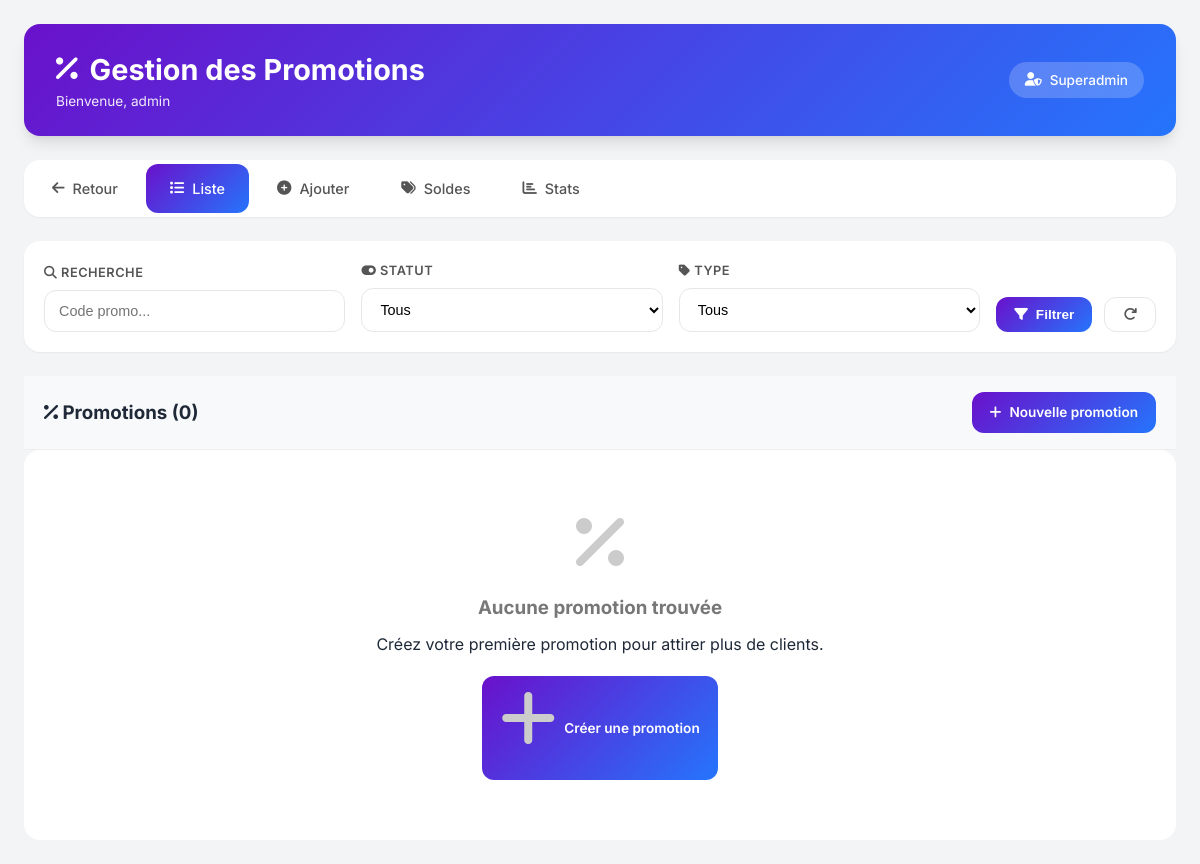
The page /admin_promotions.php (signed in) on the database as committed earlier.
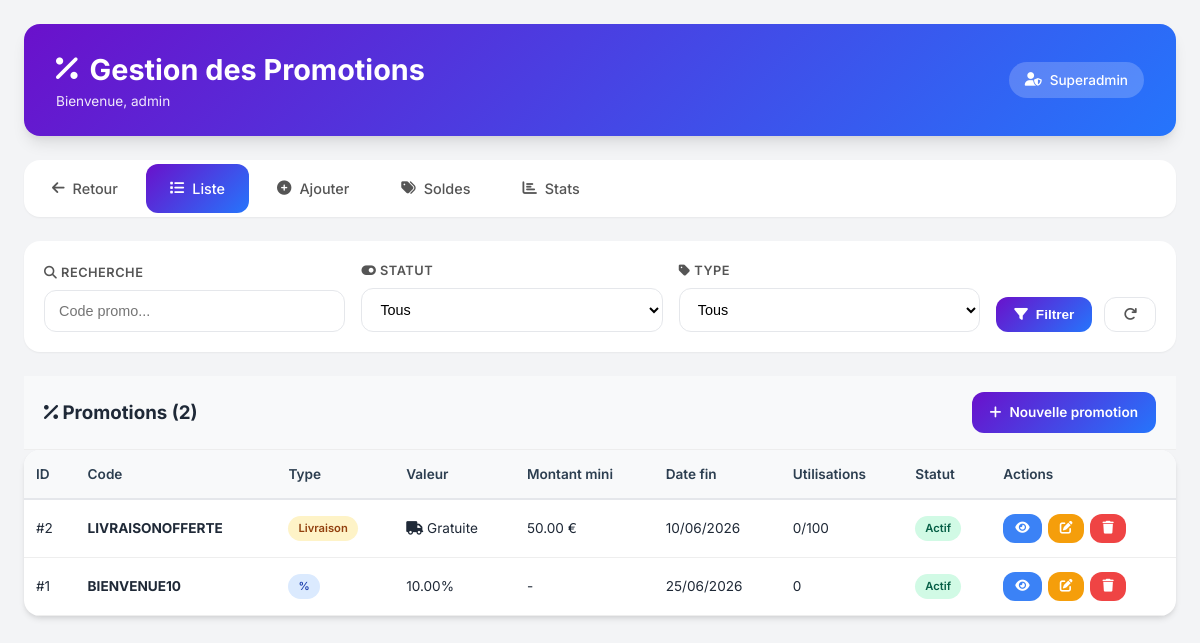
The same page on the database as committed later.
### tables this page shows
CREATE TABLE `promotions` (
  `id_promotion` int NOT NULL,
  `code_promotion` varchar(50) NOT NULL,
  `type_promotion` enum('pourcentage','montant_fixe','livraison_gratuite') NOT NULL DEFAULT 'pourcentage',
  `valeur` decimal(10,2) NOT NULL,
  `montant_minimum` decimal(10,2) NOT NULL DEFAULT '0.00',
  `utilisations_max` int DEFAULT NULL,
  `utilisations_actuelles` int NOT NULL DEFAULT '0',
  `date_debut` datetime NOT NULL,
  `date_fin` datetime NOT NULL,
  `actif` tinyint(1) NOT NULL DEFAULT '1',
  `description` text,
  `date_creation` datetime NOT NULL DEFAULT CURRENT_TIMESTAMP
);

### admin_promotions.php (the view, shortened to what this page needs)
<?php
require_once 'admin_protection.php';
$action = $_GET['action'] ?? 'list';
$id = $_GET['id'] ?? 0;
$admin_username = $_SESSION['admin_username'] ?? 'Administrateur';
$admin_role = $_SESSION['admin_role'] ?? 'Non défini';
function getAllPromotions($pdo, $page = 1, $limit = 20, $filtres = []) {
    $offset = ($page - 1) * $limit;
    $sql = "SELECT
                p.*,
                (SELECT COUNT(*) FROM promotions_produits WHERE id_promotion = p.id_promotion) as nb_produits
            FROM promotions p
            WHERE 1=1";
    $params = [];
    $sql .= " ORDER BY
                CASE
                    WHEN p.actif = 1 AND p.date_debut <= NOW() AND p.date_fin >= NOW() THEN 1
                    WHEN p.date_debut > NOW() AND p.actif = 1 THEN 2
                    ELSE 3
                END,
                p.date_fin ASC";
    $stmt = $pdo->prepare($sql);
    $stmt->execute();
    $allResults = $stmt->fetchAll();
    return array_slice($allResults, $offset, $limit);
}
function countPromotions($pdo, $filtres = []) {
    $sql = "SELECT COUNT(*) as total FROM promotions WHERE 1=1";
    $params = [];
    $stmt = $pdo->prepare($sql);
    $stmt->execute($params);
    $result = $stmt->fetch();
    return $result['total'];
}
$filtres = [
    'search' => $_GET['search'] ?? '',
    'actif' => isset($_GET['actif']) ? (int)$_GET['actif'] : '',
    'type' => $_GET['type'] ?? ''
];
$page = max(1, intval($_GET['page'] ?? 1));
$limit = 20;
$total_promotions = countPromotions($pdo, $filtres);
$promotions = [];
if ($action === 'list') {
    $promotions = getAllPromotions($pdo, $page, $limit, $filtres);
}
?>
<!DOCTYPE html>
<html lang="fr">
<head>
    <link rel="stylesheet" href="https://cdnjs.cloudflare.com/ajax/libs/font-awesome/6.4.0/css/all.min.css">
</head>
<body>
    <div class="container">
        <div class="header">
            <div>
                <h1><i class="fas fa-percent"></i> Gestion des Promotions</h1>
                <p style="font-size: 0.85rem; opacity: 0.9;">Bienvenue, <?php echo htmlspecialchars($admin_username); ?></p>
            </div>
            <div class="role-badge">
                <i class="fas fa-user-shield"></i> <?php echo htmlspecialchars(ucfirst($admin_role)); ?>
            </div>
        </div>
        <div class="nav-tabs">
            <a href="dashboard.php">
                <i class="fas fa-arrow-left"></i> <span>Retour</span>
            </a>
            <a href="admin_promotions.php?action=list" class="<?php echo $action == 'list' ? 'active' : ''; ?>">
                <i class="fas fa-list"></i> <span>Liste</span>
            </a>
            <a href="admin_promotions.php?action=add" class="<?php echo $action == 'add' ? 'active' : ''; ?>">
                <i class="fas fa-plus-circle"></i> <span>Ajouter</span>
            </a>
            <a href="admin_promotions.php?action=soldes" class="<?php echo $action == 'soldes' ? 'active' : ''; ?>">
                <i class="fas fa-tags"></i> <span>Soldes</span>
            </a>
            <a href="admin_promotions.php?action=stats" class="<?php echo $action == 'stats' ? 'active' : ''; ?>">
                <i class="fas fa-chart-bar"></i> <span>Stats</span>
            </a>
        </div>
        <?php if ($action == 'list'): ?>
            <div class="filters-section">
                <form method="GET" class="filters-form">
                    <div class="filter-group">
                        <label><i class="fas fa-search"></i> Recherche</label>
                        <input type="text" name="search" placeholder="Code promo..."
                               value="<?php echo htmlspecialchars($filtres['search']); ?>">
                    </div>
                    <div class="filter-group">
                        <label><i class="fas fa-toggle-on"></i> Statut</label>
                        <select name="actif">
                            <option value="">Tous</option>
                        </select>
                    </div>
                    <div class="filter-group">
                        <label><i class="fas fa-tag"></i> Type</label>
                        <select name="type">
                            <option value="">Tous</option>
                        </select>
                    </div>
                    <div class="filter-actions">
                        <button type="submit" class="btn btn-primary">
                            <i class="fas fa-filter"></i> Filtrer
                        </button>
                        <a href="admin_promotions.php?action=list" class="btn btn-outline">
                            <i class="fas fa-redo"></i>
                        </a>
                    </div>
                </form>
            </div>
            <div class="table-header" style="margin-bottom: 0;">
                <h3 style="margin: 0;"><i class="fas fa-percent"></i> Promotions (<?php echo $total_promotions; ?>)</h3>
                <a href="admin_promotions.php?action=add" class="btn btn-primary">
                    <i class="fas fa-plus"></i> Nouvelle promotion
                </a>
            </div>
            <?php if (empty($promotions)): ?>
                <div class="empty-state">
                    <i class="fas fa-percent"></i>
                    <h3>Aucune promotion trouvée</h3>
                    <p>Créez votre première promotion pour attirer plus de clients.</p>
                    <a href="admin_promotions.php?action=add" class="btn btn-primary mt-4">
                        <i class="fas fa-plus"></i> Créer une promotion
                    </a>
                </div>
            <?php else: ?>
                <div class="table-view table-container">
                    <div class="table-responsive">
                        <table>
                            <thead>
                                <tr>
                                    <th>ID</th>
                                    <th>Code</th>
                                    <th>Type</th>
                                    <th>Valeur</th>
                                    <th>Montant mini</th>
                                    <th>Date fin</th>
                                    <th>Utilisations</th>
                                    <th>Statut</th>
                                    <th>Actions</th>
                                </tr>
                            </thead>
                            <tbody>
                                <?php foreach ($promotions as $promo):
                                    $now = new DateTime();
                                    $date_fin = new DateTime($promo['date_fin']);
                                    $type_labels = [
                                        'pourcentage' => '%',
                                        'montant_fixe' => '€',
                                        'livraison_gratuite' => 'Livraison'
                                    ];
                                    $type_label = $type_labels[$promo['type_promotion']] ?? '-';
                                ?>
                                    <tr>
                                        <td>#<?php echo $promo['id_promotion']; ?></td>
                                        <td><strong><?php echo htmlspecialchars($promo['code_promotion']); ?></strong></td>
                                        <td>
                                            <span class="badge <?php echo $promo['type_promotion'] == 'pourcentage' ? 'pourcentage' : ($promo['type_promotion'] == 'montant_fixe' ? 'montant' : 'livraison'); ?>">
                                                <?php echo $type_label; ?>
                                            </span>
                                        </td>
                                        <td>
                                            <?php if ($promo['type_promotion'] == 'pourcentage'): ?>
                                                <?php echo $promo['valeur']; ?>%
                                            <?php elseif ($promo['type_promotion'] == 'montant_fixe'): ?>
                                                <?php echo number_format($promo['valeur'], 2); ?> €
                                            <?php else: ?>
                                                <i class="fas fa-truck"></i> Gratuite
                                            <?php endif; ?>
                                        </td>
                                        <td><?php echo $promo['montant_minimum'] > 0 ? number_format($promo['montant_minimum'], 2) . ' €' : '-'; ?></td>
                                        <td><?php echo date('d/m/Y', strtotime($promo['date_fin'])); ?></td>
                                        <td><?php echo $promo['utilisations_actuelles']; ?><?php echo $promo['utilisations_max'] ? '/' . $promo['utilisations_max'] : ''; ?></td>
                                        <td>
                                            <?php if ($promo['actif'] && $date_fin >= $now && new DateTime($promo['date_debut']) <= $now): ?>
                                                <span class="badge active">Actif</span>
                                            <?php elseif ($promo['actif'] && new DateTime($promo['date_debut']) > $now): ?>
                                                <span class="badge upcoming">À venir</span>
                                            <?php elseif ($promo['actif'] && $date_fin < $now): ?>
                                                <span class="badge expired">Expirée</span>
                                            <?php else: ?>
                                                <span class="badge inactive">Inactif</span>
                                            <?php endif; ?>
                                        </td>
                                        <td>
                                            <div class="actions">
                                                <a href="admin_promotions.php?action=view&id=<?php echo $promo['id_promotion']; ?>" class="btn btn-info btn-sm" title="Voir">
                                                    <i class="fas fa-eye"></i>
                                                </a>
                                                <a href="admin_promotions.php?action=edit&id=<?php echo $promo['id_promotion']; ?>" class="btn btn-warning btn-sm" title="Modifier">
                                                    <i class="fas fa-edit"></i>
                                                </a>
                                                <button onclick="confirmDelete(<?php echo $promo['id_promotion']; ?>, '<?php echo htmlspecialchars($promo['code_promotion']); ?>')" class="btn btn-danger btn-sm" title="Supprimer">
                                                    <i class="fas fa-trash"></i>
                                                </button>
                                            </div>
                                        </td>
                                    </tr>
                                <?php endforeach; ?>
                            </tbody>
                        </table>
                    </div>
                </div>
            <?php endif; ?>
        <?php endif; ?>
    </div>
</body>
</html>

Rows that differ between the two databases and show on the page:
added promotions: id_promotion "2", code_promotion "LIVRAISONOFFERTE", type_promotion "Livraison", shows "Gratuite", montant_minimum "50.00", date_fin "10/06/2026", utilisations_actuelles "0", utilisations_max "100", actif "Actif"
added promotions: id_promotion "1", code_promotion "BIENVENUE10", type_promotion "%", valeur "10.00", date_fin "25/06/2026", utilisations_actuelles "0", actif "Actif"
Other text that changed with them:
$total_promotions: "0" → "2"
text no longer shown: "Aucune promotion trouvée Créez votre première promotion pour attirer plus de clients. Créer une promotion"
text now shown: "ID Code Type Valeur Montant mini Date fin Utilisations Statut Actions"
